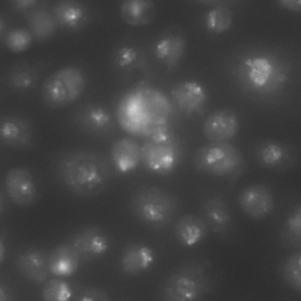
%> input picture demo_files/I2_09_4_2_nuclei.jpg, 301 x 301 px
$ octave I2_09_4_2_activecontourSegmentation.m   (GNU Octave 9; MATLAB toolbox functions it lacks are replaced by stand-ins)
%> lines starting %> are read from the running program, lines starting %| are printed output that depends on the picture; in (x1, y1, x2, y2) boxes, pixels count from 0 and x2, y2 are one past the last pixel; in counts of white or black regions, pixels touching at a corner belong together; the program's own positions count from 1
%% 動的輪郭を用いたセグメンテーション
clc;close all;imtool close all;clear;

%% 画像の読込み
G = imread('I2_09_4_2_nuclei.jpg');
%> G is the input picture: size 301x301 uint8; min 45, max 207, mean 67.9
imshow(G);

%% マスクの作成（初期エッジ）
mask = zeros(size(G));
mask(25:end-25,25:end-25) = 1;
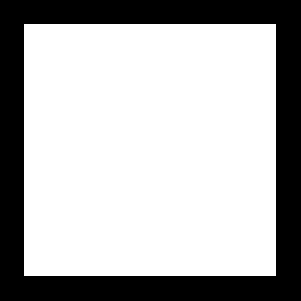
%> mask: size 301x301 double; values 0 (black) and 1 (white), 70.1% white; 1 black region, box (x1, y1, x2, y2) and area: (0, 0, 301, 301) 27097
imshow(mask);shg;

%% 現在のマスクの輪郭を描画
imshow(G); shg; hold on;
b = bwboundaries(mask, 'noholes'); % 輪郭を抽出
plot(b{1}(:,2),b{1}(:,1),'r','LineWidth',3);
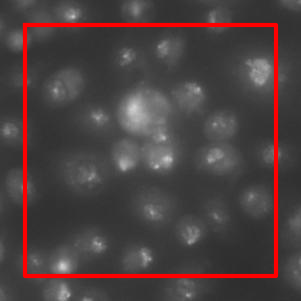
%> figure redrawn from the program's plot data
hold off;

%% 動的輪郭を使用したセグメンテーション
%    総計400回の反復を、1ステップ10回ずつに分けてアニメーション表示
stepsize=10;
for k = 1:400/stepsize
%> (the run ends here)
